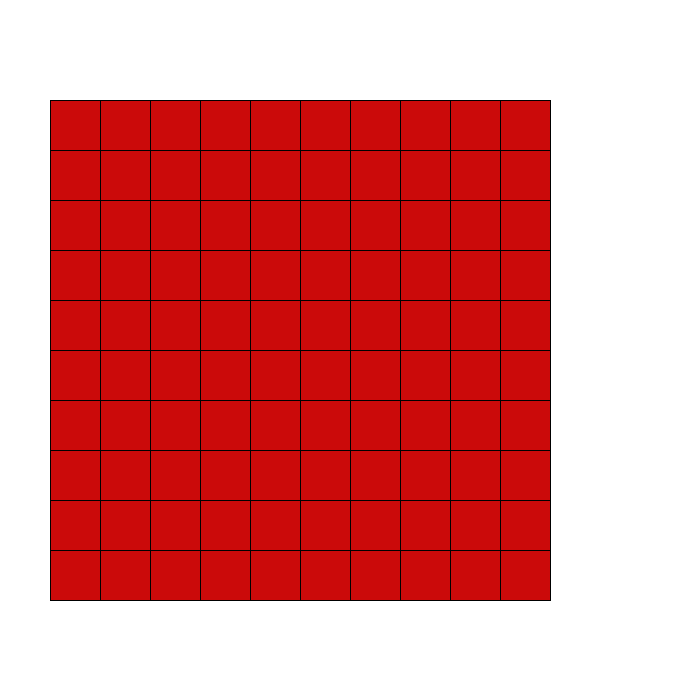
Frame 1 (no input)
Frame 60 (the mouse pressed at the canvas centre just before this capture): identical to frame 1, image omitted
Frame 120 (the mouse held since frame 60 and released just before this capture): identical to frame 1, image omitted

The Processing sketch that drew this single still picture (run headless with seeded random() and noise(); from frame 60 on, the mouse is pressed at the canvas centre):

// Processing sketch: H09Opd9_7
// ── H09Opd9_7.pde


void setup(){
 size(700,700);
 background(255,255,255);
}

void draw(){
  int xWaarde = 50;
int yWaarde = 50;
    for( int i = 0; i < 10; i++){
        for( int j = 0; j < 10; j++){
          yWaarde += 50;

          if ((i+j) % 2 == 0){
          fill(203,10,10);
          }else{
          fill(203,10,10);
          }

          rect(xWaarde , yWaarde , 50,50);
        }
        yWaarde = 50;
        xWaarde += 50;
}
}
